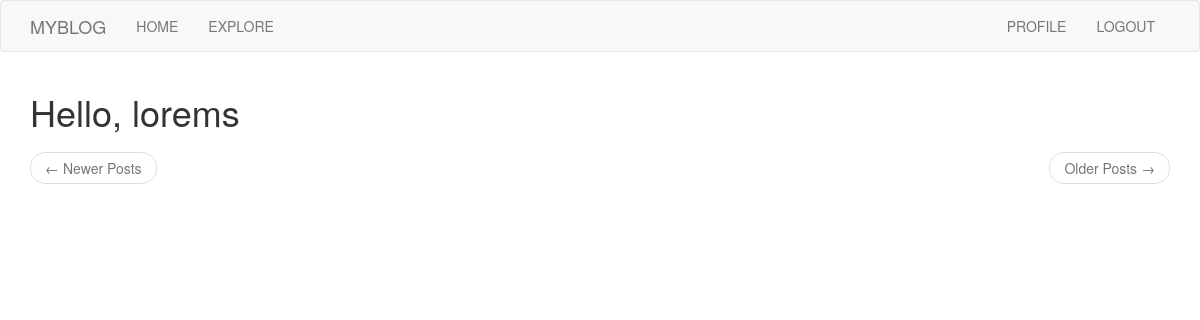
The app's page /explore (signed in), older data.
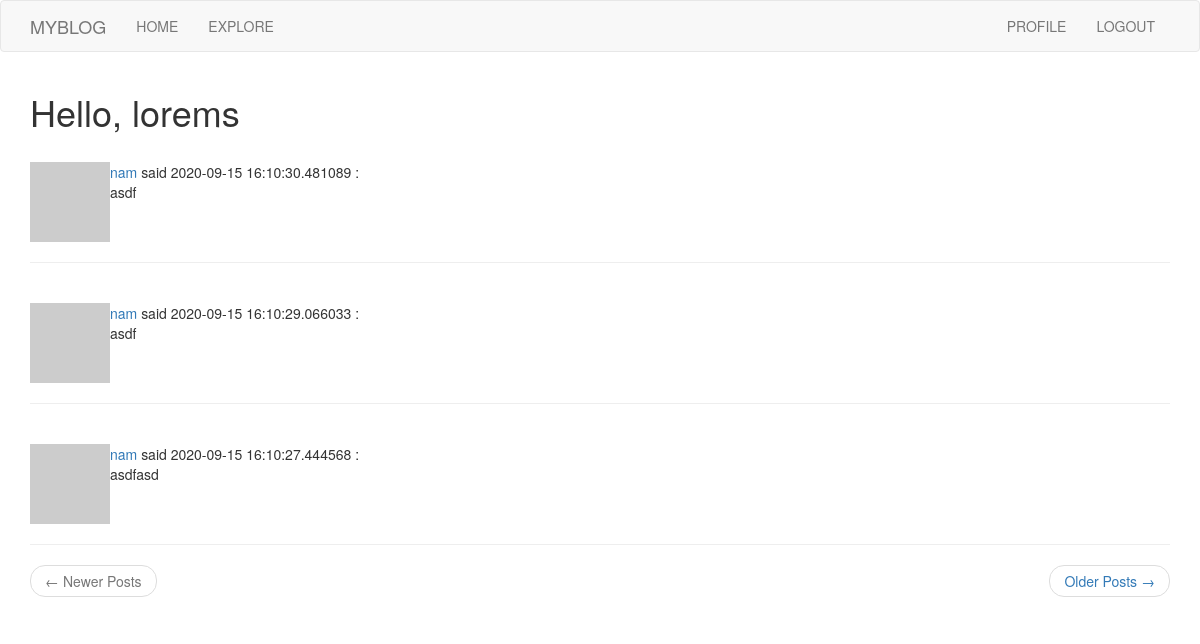
The same page, newer data.
### app/models.py (models this page shows, shortened)
class Post(db.Model):
    id = db.Column(db.Integer, primary_key=True)
    body = db.Column(db.String(140))
    timestamp = db.Column(db.DateTime, index=True, default=datetime.utcnow)
    user_id = db.Column(db.Integer, db.ForeignKey('user.id'))

class User(UserMixin, db.Model):
    id = db.Column(db.Integer, primary_key=True)
    username = db.Column(db.String(64), index=True, unique=True)
    email = db.Column(db.String(120), index=True, unique=True)
    password_hash = db.Column(db.String(128))
    posts = db.relationship('Post', backref='author', lazy='dynamic')
    about_me = db.Column(db.String(140))
    last_seen = db.Column(db.DateTime, default=datetime.utcnow)
    def avatar(self, size):
        digest = md5(self.email.lower().encode('utf-8')).hexdigest()
        return 'https://www.gravatar.com/avatar/{}?d=identicon&s={}'.format(digest, size)
    followed = db.relationship(
        'User', secondary=followers,
        primaryjoin=(followers.c.follower_id == id),
        secondaryjoin=(followers.c.followed_id == id),
        backref=db.backref('followers', lazy='dynamic'), lazy='dynamic'
    )

### app/routes.py (the view)
@app.route('/explore')
@login_required
def explore():
    page = request.args.get('page', 1, type=int)
    posts = Post.query.order_by(Post.timestamp.desc()).paginate(
        page, app.config['POSTS_PER_PAGE'], False
    )
    next_url = url_for('explore', page=posts.next_num) if posts.has_next else None
    prev_url = url_for('explore', page=posts.prev_num) if posts.has_prev else None
    return render_template('index.html', title='Explore', posts=posts.items,
                           next_url=next_url, prev_url=prev_url)

### app/models.py (called while the page is built)
@login.user_loader
def load_user(id):
    return User.query.get(int(id))

### app/routes.py (called while the page is built)
@app.before_request
def before_request():
    if current_user.is_authenticated:
        current_user.last_seen = datetime.utcnow()
        db.session.commit()

### app/templates/index.html (shortened to what this page needs)
{% extends "base.html" %}
{% import 'bootstrap/wtf.html' as wtf %}
    {% block app_content %}
        <h1>Hello, {{ current_user.username }}</h1>
        {% for post in posts %}
            <br>
            {% include '_post.html' %}
            <hr>
        {% endfor %}
         <nav aria-label="...">
            <ul class="pager">
                <li class="previous{% if not prev_url %} disabled{% endif %}">
                    <a href="{{ prev_url or '#' }}">
                        <span aria-hidden="true">&larr;</span> Newer Posts
                    </a>
                </li>
                <li class="next{% if not next_url %} disabled{% endif %}">
                    <a href="{{ next_url or '#' }}">
                        Older Posts <span aria-hidden="true">&rarr;</span>
                    </a>
                </li>
            </ul>
        </nav>
    {% endblock %}

### app/templates/_post.html
<table>
    <tr valign="top">
        <td width="70px">
            <a href="{{ url_for('user', username=post.author.username) }}">
                <img src="{{ post.author.avatar(70) }}" alt="">
            </a>
        </td>
        <td>
            <a href="{{ url_for('user', username=post.author.username) }}">
                {{ post.author.username }}
            </a>
            said {{ post.timestamp }} : <br>{{ post.body }}
        </td>
    </tr>
</table>

Row changes from the older to the newer data that the page shows:
added Post: author.username "nam", timestamp "2020-09-15 16:10:30.481089", body "asdf"
added Post: author.username "nam", timestamp "2020-09-15 16:10:29.066033", body "asdf"
added Post: author.username "nam", timestamp "2020-09-15 16:10:27.444568", body "asdfasd"
